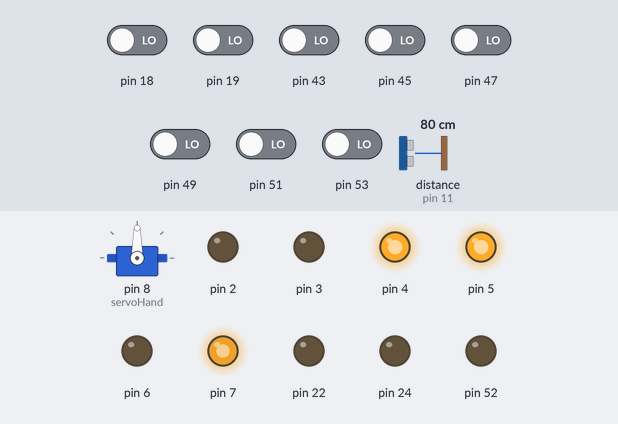
Bench run of a sketch on a simulated Arduino Mega 2560, built with avr-gcc and run on an emulated ATmega2560. Parts: servo, output pins drawn as LEDs (lit = HIGH). The test bench sets the inputs (shaded band); at power-on: pin 18, pin 19, pin 43, pin 45, pin 47, pin 49, pin 51, pin 53 LOW, distance to the obstacle (sensor on pin 11) 80 cm. The echo pulse lasts 58.3 µs per cm; what the sketch prints to the serial monitor is not drawn.

Above: at 8.1 s.
8.2 s: pin 45 driven HIGH
At 8.9 s:
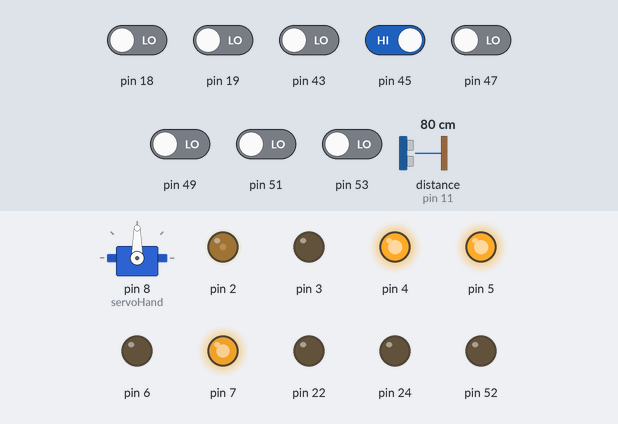
9.7 s: pin 47 driven HIGH
At 10.0 s:
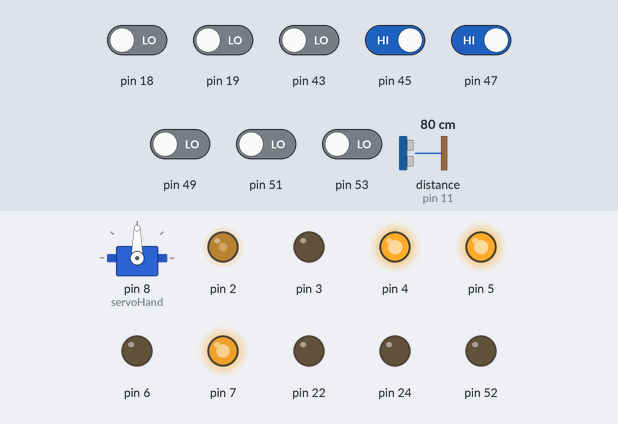
11.2 s: pin 49 driven HIGH
At 12.3 s:
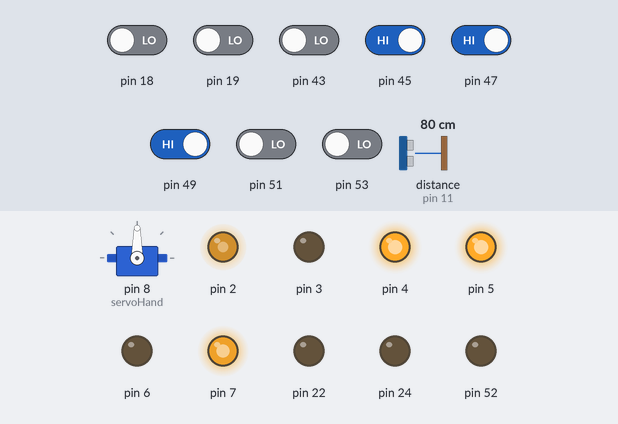
12.7 s: pin 51 driven HIGH
At 13.5 s:
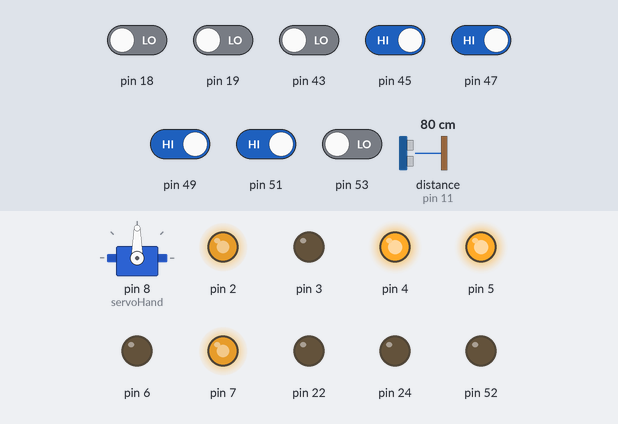
14.2 s: pin 53 driven HIGH
At 14.7 s:
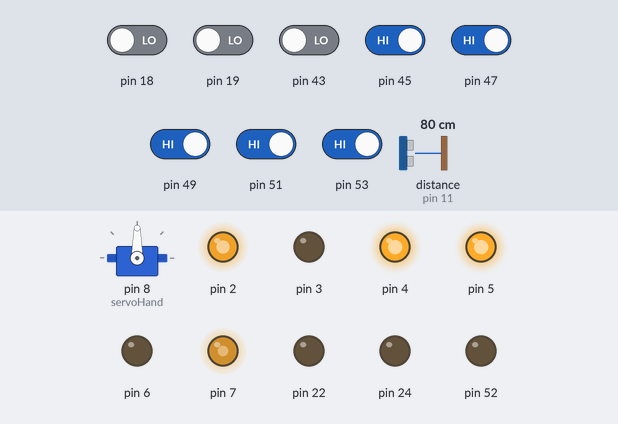
15.7 s: pin 45 driven LOW
At 17.1 s:
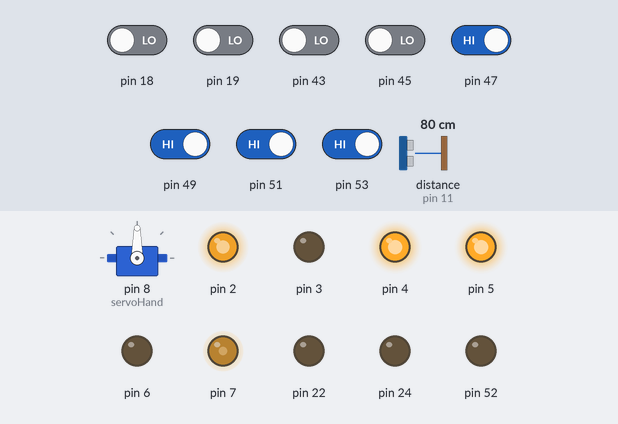
Timing chart, 0 to 18.2 s (numbered marks = the images above; inputs shaded):
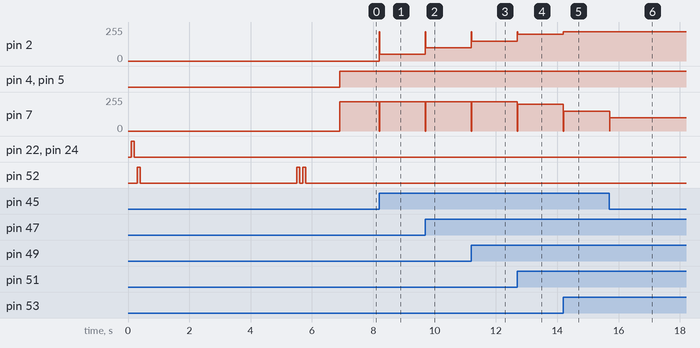

The sketch:

PIDtest.ino
```cpp
#include<math.h>
#include <Servo.h>
#include <NewPing.h>
#include <QTRSensors.h>

#define TRIGGER_PIN  12
#define ECHO_PIN     11
#define MAX_DISTANCE 200
#define CLOSE_SERVO_POS 20
#define OPEN_SERVO_POS 120
#define CATCHED_SERVO_POS 20
#define NUM_SENSORS   6
#define TIMEOUT       2500
#define EMITTER_PIN   10
#define Kp 0.1 // experiment to determine this, start by something small that just makes your bot follow the line at a slow speed
#define Kd 2 // experiment to determine this, slowly increase the speeds and adjust this value. ( Note: Kp < Kd)
#define rightMaxSpeed 220 // max speed of the robot
#define leftMaxSpeed 220 // max speed of the robot
#define rightBaseSpeed 200 // this is the speed at which the motors should spin when the robot is perfectly on the line
#define leftBaseSpeed 200  // this is the speed at which the motors should spin when the robot is perfectly on the line

QTRSensorsRC qtrrc((unsigned char[]) {43,45,47,49,51,53},NUM_SENSORS, TIMEOUT, EMITTER_PIN);
Servo servoHand;
NewPing sonar(TRIGGER_PIN, ECHO_PIN, MAX_DISTANCE);

int lEncoderCount;
int rEncoderCount;
int lastError = 0;
unsigned int sensorValues[NUM_SENSORS];

void setup() {
Serial.begin(9600);
delay(100);
// set Motor PINS
  for(int i=0;i<6;i++){
    pinMode(2+i,OUTPUT);
  }

//set SensorPanel Pins
  for(int i=0;i<12;i+=2){
    pinMode(30+i,INPUT);
  }

  servoHand.attach(8);
// main v motor
  pinMode(22,OUTPUT);
  pinMode(24,OUTPUT);
  motorVStop();

//ENCORDER init
  initEncoders();
//BEEP
  pinMode(52,OUTPUT);
//Sensor Panel Calibration
  sensorCalibrate();
// LImits
  pinMode(31,INPUT);
  pinMode(33,INPUT);
}

void loop() {
 firstAttempt();
}

void firstAttempt(){

  // start signl

  // do pid for find the ring
  while(1){
    double d=getSonar();
    Serial.println(d);
    if(d==13)
      break;
    doPID();
  }
  //stop motor
  motorBrake();
  motorStop();
  delay(200);
  // down the hand
  vMotorDown();
  delay(100);
  //go Encorder
  doEncorder(20);
  //close htch
  closeHand();
  delay(100);
  // up the hand
  vMotorUp();
  delay(100);
  while(1);
}

void doEncorder(int enc){
  rEncoderCount=0;
  while(rEncoderCount<enc){
    motorForward(150,150);
  }
  motorBrake();
  delay(200);
  motorStop();
}

void doPID(){
  int position = getPosition(); // get calibrated readings along with the line position, refer to the QTR Sensors Arduino Library for more details on line position.
  int error = position - 2500;

  int motorSpeed = Kp * error + Kd * (error - lastError);
  lastError = error;

  int rightMotorSpeed = rightBaseSpeed - motorSpeed;
  int leftMotorSpeed = leftBaseSpeed + motorSpeed;

  if (rightMotorSpeed > rightMaxSpeed ) rightMotorSpeed = rightMaxSpeed; // prevent the motor from going beyond max speed
  if (leftMotorSpeed > leftMaxSpeed ) leftMotorSpeed = leftMaxSpeed; // prevent the motor from going beyond max speed
  if (rightMotorSpeed < 0) rightMotorSpeed = 0; // keep the motor speed positive
  if (leftMotorSpeed < 0) leftMotorSpeed = 0; // keep the motor speed positive
  motorForward(leftMotorSpeed,rightMotorSpeed);
}

int vMotorIsUp(){
  int y1=digitalRead(31);
  return y1;
}

int vMotorIsDown(){
  int y1=digitalRead(33);
  return y1;
}

void vMotorDown(){
  digitalWrite(24,HIGH);
  digitalWrite(22,LOW);
  while(vMotorIsDown()==1);
  motorVStop();
}

void vMotorUp(){
  digitalWrite(22,HIGH);
  digitalWrite(24,LOW);
  while(vMotorIsUp()==1);
  motorVStop();
}

int getPosition(){
  unsigned int position = qtrrc.readLine(sensorValues);
  return position;
}

void sensorCalibrate(){
  delay(100);
  beep(1);
  for (int i = 0; i < 200; i++)
  {
    qtrrc.calibrate();
  }
  beep(2);
  delay(1000);
}

//BEEEP
void beep(int i){
  for(int j=0;j<i;j++){
    digitalWrite(52,HIGH);
  delay(100);
  digitalWrite(52,LOW);
  delay(100);
  }
}

//
double getSonar(){
  unsigned int uS = sonar.ping(); // Send ping, get ping time in microseconds (uS).
  return uS / US_ROUNDTRIP_CM;
}

// ENCORDER
void initEncoders(){

  attachInterrupt(4, lEncoderIncrement, CHANGE);
  attachInterrupt(5, rEncoderIncrement, CHANGE);
}

void lEncoderIncrement(){
  lEncoderCount++;
}

void rEncoderIncrement(){
  rEncoderCount++;
}

int getLEncoderCount(){
  return lEncoderCount;
}

int getREncoderCount(){
  return  rEncoderCount;
}
//motor V controls
void motorVStop(){
  digitalWrite(22,HIGH);
  digitalWrite(24,HIGH);
  delay(100);
  digitalWrite(22,LOW);
  digitalWrite(24,LOW);
}

void openHand(){
  for(int i=CATCHED_SERVO_POS;i<=OPEN_SERVO_POS;i++){
    servoHand.write(i);
    delay(5);
  }
}

void closeHand(){
  for(int i=OPEN_SERVO_POS;i>=CATCHED_SERVO_POS;i--){
    servoHand.write(i);
    delay(5);
  }
}

void lMotorForward(int pwm){
  digitalWrite(4,HIGH);
  digitalWrite(3,LOW);
  analogWrite(2, pwm);
}

void rMotorForward(int pwm){
  digitalWrite(5,HIGH);
  digitalWrite(6,LOW);
  analogWrite(7, pwm);
}

void motorForward(int pwml,int pwmr){
  rMotorForward(pwmr);
  lMotorForward(pwml);
}

void motorStop(){

  digitalWrite(4,LOW);
  digitalWrite(3,LOW);
  analogWrite(2, 0);
  digitalWrite(6,LOW);
  digitalWrite(5,LOW);
  analogWrite(7, 0);
  delay(30);
}

void motorBrake(){

  digitalWrite(4,HIGH);
  digitalWrite(3,HIGH);
  analogWrite(2, 255);
  digitalWrite(6,HIGH);
  digitalWrite(5,HIGH);
  analogWrite(7, 255);
  delay(30);
}
```

Measured:
- after the input at 8.2 s, pin 2: 0/255 → 50/255 at once; pin 7: 220/255 → 0/255 at once, → 220/255 0.01 s later
- after the input at 9.7 s, pin 2: 50/255 → 100/255 at once; pin 7: 220/255 → 0/255 at once, → 220/255 0.01 s later
- after the input at 11.2 s, pin 2: 100/255 → 150/255 at once; pin 7: 220/255 → 0/255 at once, → 220/255 0.01 s later
- after the input at 12.7 s, pin 2: 150/255 → 200/255 at once; pin 7: 220/255 → 200/255 at once
- after the input at 14.2 s, pin 2: 200/255 → 220/255 at once; pin 7: 200/255 → 150/255 at once
- after the input at 15.7 s, pin 7: 150/255 → 100/255 at once
